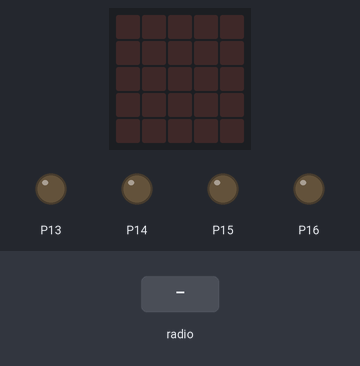
Recording of a program running on a simulated BBC micro:bit (MakeCode). Parts: the board's 5×5 LED display, output pins drawn as LEDs (lit = HIGH). The inputs (shaded band) are chosen by the test bench.

Above: at 1.2 s.
1.3 s: radio message "1" arrives
At 2.8 s:
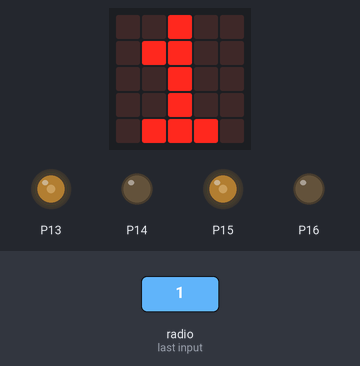
3.5 s: radio message "2" arrives
At 5.4 s:
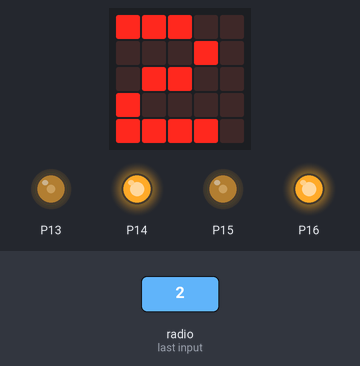
5.7 s: radio message "0" arrives
At 7.3 s:
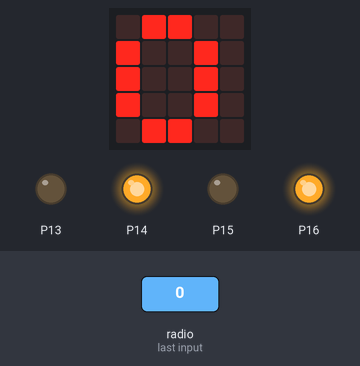
7.9 s: radio message "3" arrives
At 9.0 s:
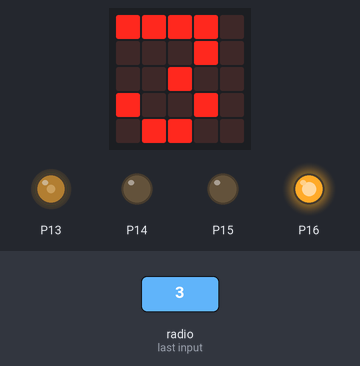
10.1 s: radio message "4" arrives
At 11.9 s:
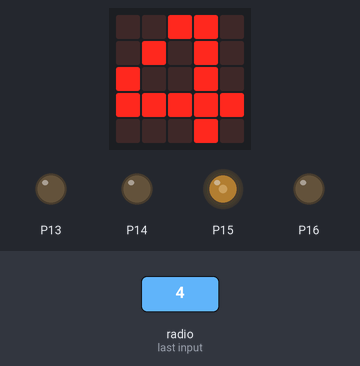
12.3 s: radio message "5" arrives
At 13.5 s:
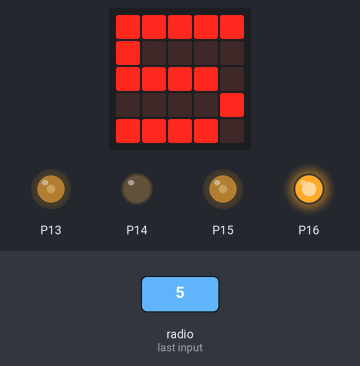
Timing chart, 0 to 15.3 s (numbered marks = the images above; inputs shaded):
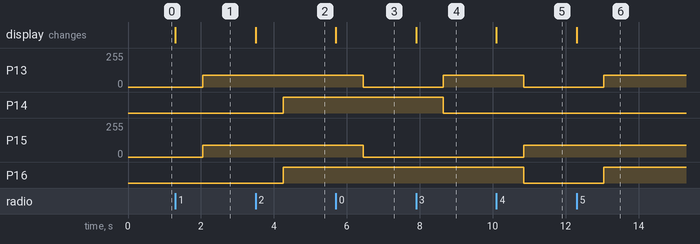

Measured:
- after the input at 1.3 s, P13, P15: 0/255 → 87/255 after 0.75 s; the display: changes at once (image 1)
- after the input at 3.5 s, P14, P16: LOW → HIGH after 0.75 s; the display: changes at once (image 2)
- after the input at 5.7 s, P13, P15: 87/255 → 0/255 after 0.75 s; the display: changes at once (image 3)
- after the input at 7.9 s, P13: 0/255 → 87/255 after 0.75 s; P14: HIGH → LOW after 0.75 s; the display: changes at once (image 4)
- after the input at 10.1 s, P13: 87/255 → 0/255 after 0.75 s; P15: 0/255 → 87/255 after 0.75 s; P16: HIGH → LOW after 0.75 s; the display: changes at once (image 5)
- after the input at 12.3 s, P13: 0/255 → 87/255 after 0.75 s; P16: LOW → HIGH after 0.75 s; the display: changes at once (image 6)

The program:

main.ts
```typescript
radio.onReceivedNumber(function (receivedNumber) {
    basic.showNumber(receivedNumber)
    if (receivedNumber == 0) {
        停止()
    } else if (receivedNumber == 1) {
        前進()
    } else if (receivedNumber == 2) {
        後進()
    } else if (receivedNumber == 3) {
        左前進右まわり()
    } else if (receivedNumber == 4) {
        右前進左まわり()
    } else if (receivedNumber == 5) {
        右ツイスト()
    } else if (receivedNumber == 6) {
        左ツイスト()
    }
})
function 後進 () {
    pins.digitalWritePin(DigitalPin.P14, 1)
    pins.digitalWritePin(DigitalPin.P16, 1)
    pins.analogWritePin(AnalogPin.P13, 350)
    pins.analogWritePin(AnalogPin.P15, 350)
}
function 左後進 () {
    pins.digitalWritePin(DigitalPin.P14, 1)
    pins.analogWritePin(AnalogPin.P13, 350)
}
function 右ツイスト () {
    pins.digitalWritePin(DigitalPin.P16, 1)
    pins.digitalWritePin(DigitalPin.P14, 0)
    pins.analogWritePin(AnalogPin.P15, 350)
    pins.analogWritePin(AnalogPin.P13, 350)
}
function 右前進左まわり () {
    pins.digitalWritePin(DigitalPin.P16, 0)
    pins.analogWritePin(AnalogPin.P15, 350)
    pins.analogWritePin(AnalogPin.P13, 0)
}
function 前進 () {
    pins.digitalWritePin(DigitalPin.P14, 0)
    pins.digitalWritePin(DigitalPin.P16, 0)
    pins.analogWritePin(AnalogPin.P13, 350)
    pins.analogWritePin(AnalogPin.P15, 350)
}
function 左前進右まわり () {
    pins.digitalWritePin(DigitalPin.P14, 0)
    pins.analogWritePin(AnalogPin.P13, 350)
    pins.analogWritePin(AnalogPin.P15, 0)
}
function 停止 () {
    pins.analogWritePin(AnalogPin.P13, 0)
    pins.analogWritePin(AnalogPin.P15, 0)
}
function 右後進 () {
    pins.digitalWritePin(DigitalPin.P16, 1)
    pins.analogWritePin(AnalogPin.P15, 350)
}
function 左ツイスト () {
    pins.digitalWritePin(DigitalPin.P16, 0)
    pins.analogWritePin(AnalogPin.P15, 350)
    pins.digitalWritePin(DigitalPin.P14, 1)
    pins.analogWritePin(AnalogPin.P13, 350)
}
radio.setGroup(1)
```

test.ts
```typescript
// テストはここに来ます。このパッケージが拡張機能として使用されるときにはコンパイルされません。
```
